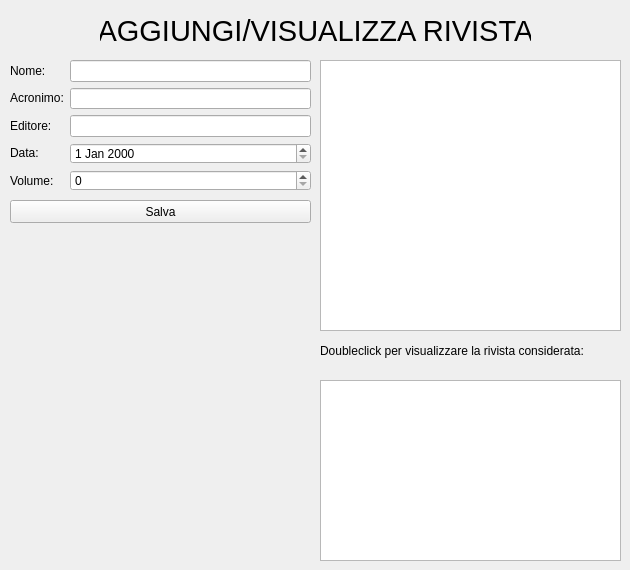
      <widget class="QWidget" name="A37">
       <widget class="QLabel" name="label_5">
        <property name="geometry">
         <rect>
          <x>100</x>
          <y>10</y>
          <width>431</width>
          <height>41</height>
         </rect>
        </property>
        <property name="font">
         <font>
          <pointsize>22</pointsize>
         </font>
        </property>
        <property name="text">
         <string>AGGIUNGI/VISUALIZZA RIVISTA</string>
        </property>
        <property name="alignment">
         <set>Qt::AlignCenter</set>
        </property>
       </widget>
       <widget class="QWidget" name="layoutWidget_3">
        <property name="geometry">
         <rect>
          <x>10</x>
          <y>60</y>
          <width>301</width>
          <height>131</height>
         </rect>
        </property>
        <layout class="QHBoxLayout" name="horizontalLayout_5">
         <item>
          <layout class="QVBoxLayout" name="verticalLayout_8">
           <item>
            <widget class="QLabel" name="label_16">
             <property name="text">
              <string>Nome:</string>
             </property>
            </widget>
           </item>
           <item>
            <widget class="QLabel" name="label_17">
             <property name="text">
              <string>Acronimo:</string>
             </property>
            </widget>
           </item>
           <item>
            <widget class="QLabel" name="label_18">
             <property name="text">
              <string>Editore:</string>
             </property>
            </widget>
           </item>
           <item>
            <widget class="QLabel" name="label_19">
             <property name="text">
              <string>Data:</string>
             </property>
            </widget>
           </item>
           <item>
            <widget class="QLabel" name="label_20">
             <property name="text">
              <string>Volume:</string>
             </property>
            </widget>
           </item>
          </layout>
         </item>
         <item>
          <layout class="QVBoxLayout" name="verticalLayout_9">
           <item>
            <widget class="QLineEdit" name="InserisciNomeRivista"/>
           </item>
           <item>
            <widget class="QLineEdit" name="InserisciAcronimoRivista"/>
           </item>
           <item>
            <widget class="QLineEdit" name="InserisciEditore"/>
           </item>
           <item>
            <widget class="QDateEdit" name="InserisciDataRivista"/>
           </item>
           <item>
            <widget class="QSpinBox" name="InserisciVolume"/>
           </item>
          </layout>
         </item>
        </layout>
       </widget>
       <widget class="QPushButton" name="SalvaRivista">
        <property name="geometry">
         <rect>
          <x>10</x>
          <y>200</y>
          <width>301</width>
          <height>23</height>
         </rect>
        </property>
        <property name="text">
         <string>Salva</string>
        </property>
       </widget>
       <widget class="QListWidget" name="ListaRiviste">
        <property name="geometry">
         <rect>
          <x>320</x>
          <y>60</y>
          <width>301</width>
          <height>271</height>
         </rect>
        </property>
       </widget>
       <widget class="QPlainTextEdit" name="RivistaConsiderata">
        <property name="geometry">
         <rect>
          <x>320</x>
          <y>380</y>
          <width>301</width>
          <height>181</height>
         </rect>
        </property>
        <property name="readOnly">
         <bool>true</bool>
        </property>
       </widget>
       <widget class="QLabel" name="label_21">
        <property name="geometry">
         <rect>
          <x>320</x>
          <y>340</y>
          <width>301</width>
          <height>21</height>
         </rect>
        </property>
        <property name="text">
         <string>Doubleclick per visualizzare la rivista considerata:</string>
        </property>
       </widget>
      </widget>
